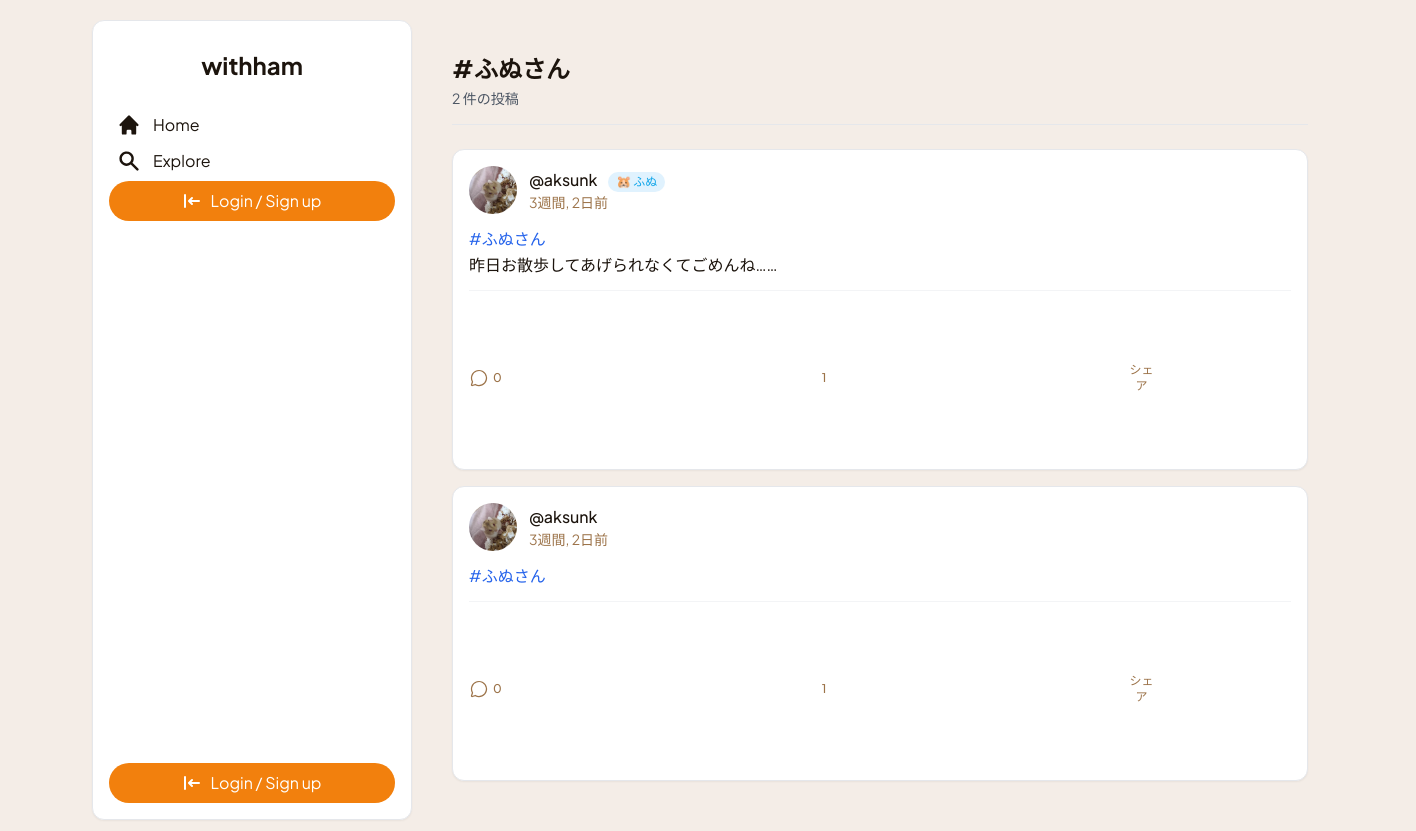
The page /tags/ふぬさん/ on the database its author committed.
### withham/models.py (models this page shows, shortened)
class Tag(models.Model):
    name = models.CharField("タグ名", max_length=50, unique=True)
    class Meta:
        verbose_name = 'タグ'
        verbose_name_plural = 'タグ'

class Post(models.Model):
    author = models.ForeignKey(User, on_delete=models.CASCADE, related_name='posts', verbose_name='投稿者')
    hamster = models.ForeignKey(Hamster, on_delete=models.SET_NULL, blank=True, null=True, related_name='posts', verbose_name='関連ハムスター')
    text = models.TextField('本文')
    image = models.ImageField('画像', upload_to='post_images/', blank=True, null=True)
    created_at = models.DateTimeField('投稿日時', default=timezone.now)
    likes = models.ManyToManyField(User, related_name='liked_posts', blank=True, verbose_name='いいねしたユーザー')
    tags = models.ManyToManyField(Tag, blank=True, related_name='posts', verbose_name='タグ')
    post_as_hamster = models.BooleanField("ハムスターとして投稿", default=False)
    class Meta:
        verbose_name = '投稿'
        verbose_name_plural = '投稿'
        ordering = ['-created_at']

class UserProfile(models.Model):
    user = models.OneToOneField(User, on_delete=models.CASCADE, related_name='profile')
    bio = models.TextField("自己紹介", blank=True, null=True)
    avatar = models.ImageField("プロフィール画像", upload_to='avatars/', null=True, blank=True)
    following = models.ManyToManyField(User, related_name='followers', symmetrical=False, blank=True)

class Hamster(models.Model):
    owner = models.ForeignKey(User, on_delete=models.CASCADE, related_name='hamsters', verbose_name='飼い主')
    name = models.CharField('名前', max_length=100)
    breed = models.CharField('種類', max_length=50, blank=True, null=True)
    birthday = models.DateField('誕生日', blank=True, null=True)
    GENDER_CHOICES = [('M', '男の子'), ('F', '女の子'), ('U', '不明')]
    gender = models.CharField('性別', max_length=1, choices=GENDER_CHOICES, default='U')
    profile_text = models.TextField('プロフィール', blank=True, null=True)
    profile_image = models.ImageField('プロフィール画像', upload_to='hamster_images/', blank=True, null=True)
    created_at = models.DateTimeField('登録日時', default=timezone.now)
    class Meta:
        verbose_name = 'ハムスター'
        verbose_name_plural = 'ハムスター'

### withham/views.py (the view)
# urls.py: path('tags/<str:tag_name>/', views.hashtag_search, name='hashtag_search'),
def hashtag_search(request, tag_name):
    tag = get_object_or_404(Tag, name=tag_name.lower())
    posts = tag.posts.all().order_by('-created_at')
    context = { 'tag': tag, 'posts': posts, }
    return render(request, 'withham/hashtag_search_results.html', context)

### withham/templatetags/withham_tags.py (called while the page is built)
@register.filter(name='linkify_hashtags')
def linkify_hashtags(value):
    hashtag_pattern = r'#([\w\u3040-\u30ff\u31f0-\u31ff\u3200-\u32ff\u3300-\u33ff\u3400-\u4dbf\u4e00-\u9fff\uf900-\ufaff]+)'
    def replace_hashtag(match):
        tag_name = match.group(1)
        try:
            url = reverse('withham:hashtag_search', kwargs={'tag_name': tag_name})
            return f'<a href="{url}" class="text-blue-600 hover:underline">#{tag_name}</a>'
        except Exception:
            return f'#{tag_name}'
    linked_text = re.sub(hashtag_pattern, replace_hashtag, value)
    return mark_safe(linked_text)

### withham/templates/withham/hashtag_search_results.html (shortened to what this page needs)
{% extends "withham/base.html" %}
{% load static %}
{% load humanize %}
{% load withham_tags %}
{% block content %}
<div class="px-4 mt-8">
    <div class="mb-6 pb-4 border-b border-gray-200">
        <h2 class="text-2xl font-bold text-[#1c140d]">
            #{{ tag.name }}
        </h2>
        <p class="text-sm text-gray-600 mt-1">{{ posts.count }} 件の投稿</p>
    </div>
    <div class="space-y-4">
        {% for post in posts %}
            <div class="bg-white rounded-xl shadow-sm border border-gray-200">
                <div class="p-4">
                    <div class="flex justify-between items-center mb-3">
                       <div class="flex items-center gap-3">
                            <a href="{% url 'withham:profile_detail' post.author.pk %}">
                                {% if post.author.profile.avatar %}
                                <img src="{{ post.author.profile.avatar.url }}" class="h-12 w-12 rounded-full object-cover" alt="{{ post.author.username }}">
                                {% else %}
                                <img src="{% static 'images/default_avatar.png' %}" class="h-12 w-12 rounded-full bg-gray-200 object-cover" alt="デフォルトアバター">
                                {% endif %}
                            </a>
                            <div>
                                <a href="{% url 'withham:profile_detail' post.author.pk %}" class="text-[#1c140d] text-base font-medium leading-normal hover:underline">@{{ post.author.username }}</a>
                                {% if post.hamster %}
                                     <span class="ml-2 inline-block bg-[#e0f2fe] text-[#0ea5e9] text-xs font-medium px-2 py-0.5 rounded-full">🐹 {{ post.hamster.name }}</span>
                                {% endif %}
                                <a href="{% url 'withham:post_detail' post.pk %}" class="block text-[#9c7349] text-sm font-normal leading-normal hover:underline">{{ post.created_at|timesince }}前</a>
                            </div>
                        </div>
                    </div>
                    {% if post.text %}
                        <p class="text-[#1c140d] text-base leading-relaxed my-3">{{ post.text|linkify_hashtags|linebreaksbr }}</p>
                    {% endif %}
                    <div class="flex items-center gap-4 text-[#9c7349] pt-3 border-t border-gray-100">
                         <a href="{% url 'withham:post_detail' post.pk %}#comment-form" class="flex items-center gap-1 hover:text-[#1c140d]">
                            <span class="text-xs font-medium">{{ post.comments.count }}</span>
                        </a>
                        {% if user.is_authenticated %}
                        <button type="button"
                                class="like-button flex items-center gap-1 {% if user in post.likes.all %}text-[#f2800d]{% else %}text-[#9c7349] hover:text-[#f2800d]{% endif %}"
                                data-post-id="{{ post.pk }}"
                                data-like-url="{% url 'withham:toggle_like' post.pk %}">
                            <svg class="like-icon" xmlns="http://www.w3.org/2000/svg" width="20px" height="20px" fill="currentColor" viewBox="0 0 256 256">
                                {% if user in post.likes.all %} <path d="M128,216S24,160,24,94A54,54,0,0,1,78,40c22.59,0,41.94,12.31,50,32,8.06-19.69,27.41-32,50-32a54,54,0,0,1,54,54C232,160,128,216,128,216Z"></path> {% else %} <path d="M178,32c-20.65,0-38.73,8.88-50,23.89C116.73,40.88,98.65,32,78,32A62.07,62.07,0,0,0,16,94c0,70,103.79,126.66,108.21,129a8,8,0,0,0,7.58,0C136.21,220.66,240,164,240,94A62.07,62.07,0,0,0,178,32ZM128,206.8C109.74,196.16,32,147.69,32,94A46.06,46.06,0,0,1,78,48c19.45,0,35.78,10.36,42.6,27a8,8,0,0,0,14.8,0c6.82-16.67,23.15-27,42.6-27a46.06,46.06,0,0,1,46,46C224,147.61,146.24,196.15,128,206.8Z"></path> {% endif %}
                            </svg>
                            <span class="like-count text-xs font-medium">{{ post.likes.count }}</span>
                        </button>
                        {% else %}
                            <span class="flex items-center gap-1 text-[#9c7349]"> <svg>...</svg> <span class="like-count text-xs font-medium">{{ post.likes.count }}</span> </span>
                        {% endif %}
                        <button type="button" class="flex items-center gap-1 hover:text-[#1c140d]"> <svg>...</svg> <span class="text-xs font-medium">シェア</span> </button>
                         <button type="button" class="ml-auto hover:text-[#1c140d]"> <svg>...</svg> </button>
                    </div>
                </div>
            </div>
        {% empty %}
            <div class="bg-gray-50 p-4 rounded-lg text-center text-gray-500">
                <p>このハッシュタグが付いた投稿はまだありません。</p>
            </div>
        {% endfor %}
    </div>
</div>
{% endblock %}

### rows shown on the page
Tag: name "ふぬさん"
Post: author.profile.avatar (picture), author.username "aksunk", hamster.name "ふぬ", created_at "3週間, 2日", text|linkify_hashtags "#ふぬさん 昨日お散歩してあげられなくてごめんね……", comments.count "0", likes.count "1"
Post: author.profile.avatar (picture), author.username "aksunk", created_at "3週間, 2日", text|linkify_hashtags "#ふぬさん", comments.count "0", likes.count "1"

### other values the page prints
{{ posts.count }} "2"
